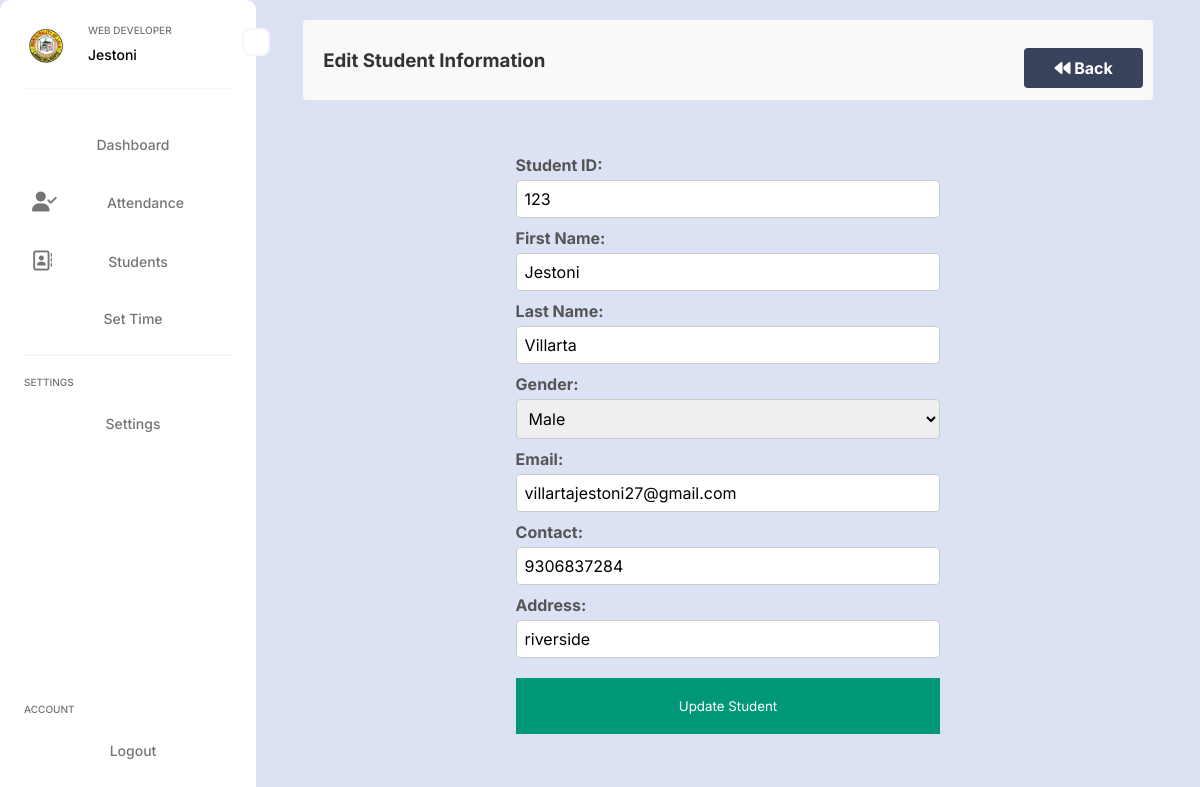
Page /ADMIN/edit_students.php?id=123 on the committed database.
### tables this page shows
CREATE TABLE `student_tbl` (
  `ID` int(11) NOT NULL,
  `STUDENT_ID` varchar(20) NOT NULL,
  `FIRST_NAME` varchar(50) NOT NULL,
  `LAST_NAME` varchar(50) NOT NULL,
  `GENDER` varchar(50) NOT NULL,
  `EMAIL` varchar(50) NOT NULL,
  `CONTACT` varchar(50) NOT NULL,
  `ADDRESS` varchar(50) NOT NULL
);

### ADMIN/edit_students.php (the view, shortened to what this page needs)
<?php
include '../CONNECTION/connection.php';
if (isset($_GET['id'])) {
    $student_id = $conn->real_escape_string($_GET['id']);
    $sql = "SELECT * FROM student_tbl WHERE STUDENT_ID = '$student_id'";
    $result = $conn->query($sql);
    if ($result->num_rows > 0) {
        $student = $result->fetch_assoc();
    } else {
        echo "Student not found.";
        exit();
    }
} else {
    echo "Invalid student ID.";
    exit();
}
?>
<!DOCTYPE html>
<html lang="en">
<head>
    <link rel="stylesheet" href="CSS/edit_students.css">
    <link rel="stylesheet" href="https://cdnjs.cloudflare.com/ajax/libs/font-awesome/6.7.2/css/all.min.css" />
</head>
<body>
    <div class="container">
        <div class="nav">
            <?php include 'sidenav.php'; ?>
        </div>
        <div class="content-container">
            <div class="header_text">
                <h3>Edit Student Information</h3>
                <a href="student.php" class="back-btn"><i class="fa-solid fa-backward"></i> Back</a>
            </div>
            <div class="form-wrapper">
                <form method="POST">
                    <label>Student ID:</label>
                    <input type="text" name="student_id" value="<?php echo htmlspecialchars($student['STUDENT_ID']); ?>" required>
                    <label>First Name:</label>
                    <input type="text" name="first_name" value="<?php echo htmlspecialchars($student['FIRST_NAME']); ?>" required>
                    <label>Last Name:</label>
                    <input type="text" name="last_name" value="<?php echo htmlspecialchars($student['LAST_NAME']); ?>" required>
                    <label>Gender:</label>
                    <select name="gender" required>
                        <option value="Male" <?php if ($student['GENDER'] == 'Male') echo 'selected'; ?>>Male</option>
                    </select>
                    <label>Email:</label>
                    <input type="email" name="email" value="<?php echo htmlspecialchars($student['EMAIL']); ?>" required>
                    <label>Contact:</label>
                    <input type="text" name="contact" value="<?php echo htmlspecialchars($student['CONTACT']); ?>" required>
                    <label>Address:</label>
                    <input type="text" name="address" value="<?php echo htmlspecialchars($student['ADDRESS']); ?>" required>
                    <button type="submit" class="update-btn">Update Student</button>
                </form>
            </div>
        </div>
    </div>
    <br>
</body>
</html>

### ADMIN/CSS/edit_students.css (style rules this page uses)
body { font-family: Arial, sans-serif; background-color: #f4f4f4; margin: 0; padding: 0; display: flex; flex-direction: column; height: 100vh; }
.container { display: flex; }
.content-container { display: flex; flex-direction: column; margin-top: 0; width: 100%; height: 100vh; }
.header-container, .form-wrapper { width: 90%; margin: 0 auto; }
.header_text { width: 90%; border-radius: 4px; background-color: #f9f9f9; color: black; margin: 0 auto 5px; height: 80px; margin-top: 20px; display: flex; align-items: center; justify-content: space-between; }
h3 { text-align: center; color: #333; padding-left: 20px; }
.back-btn { padding: 10px 30px; margin-right: 10px; background-color: #38425A; color: #fff; text-decoration: none; border-radius: 4px; transition: background-color 0.3s ease; font-weight: bold; }
.form-wrapper { display: flex; justify-content: center; width: 90%; height: 60vh; }
form { display: flex; flex-direction: column; width: 50%; height: 60vh; margin-top: 40px; }
label { margin-top: 10px; font-weight: bold; color: #555; }
input, select { padding: 8px; margin-top: 5px; border: 1px solid #ccc; border-radius: 4px; font-size: 16px; }
.update-btn { margin-top: 20px; padding: 20px; border: none; background-color: #009879; color: white; }
a { display: block; text-align: center; margin-top: 15px; color: #007bff; text-decoration: none; }

### ADMIN/CSS/sidenav.css (style rules this page uses)
* { margin: 0; padding: 0; box-sizing: border-box; font-family: "Inter", sans-serif; }
body { background-color: #dbe2f4; }
.container { display: flex; align-items: center; width: 100%; min-height: 100vh; }
.nav { flex: 1; }

### rows in the picture
student_tbl: student_id "123", first_name "Jestoni", last_name "Villarta", gender "Male", email "villartajestoni27@gmail.com", contact "9306837284", address "riverside"
